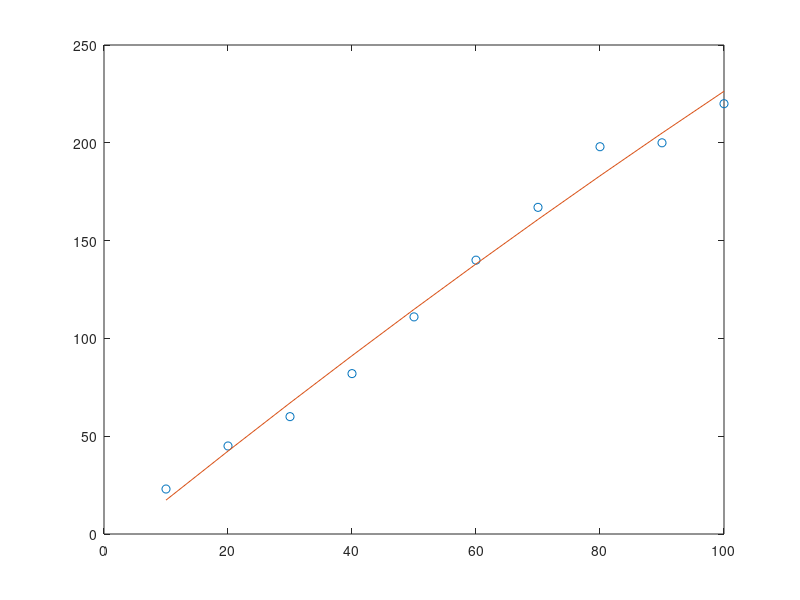

Write the MATLAB code that produced this figure.
clc;
clear all;

x = [10, 20, 30, 40, 50, 60, 70, 80, 90, 100];
y = [23, 45, 60, 82, 111, 140, 167, 198, 200, 220];

%plot(x,y,'sq');

n = 2;

p = polyfit(x,y,n);

a2 = p(1);
a1 = p(2);
a0 = p(3);

%regression_line = a0 + a1*x + a2*x.^2;

y_model = polyval(p,x);
%disp(y_model);

plot(x,y,'o',x,y_model);